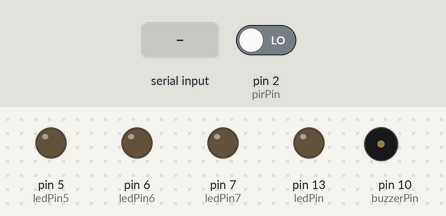
This sketch was run on a simulated Arduino Uno, built with avr-gcc and run on an emulated ATmega328P. On the bench: output pins drawn as LEDs (lit = HIGH), buzzer (waves = sounding, pin HIGH). The test bench sets the inputs (shaded band); at power-on: pin 2 (pirPin) LOW. What the sketch prints to the serial monitor is not drawn.

Above: at 17.2 s.
17.3 s: pin 2 (pirPin) driven HIGH
At 18.5 s:
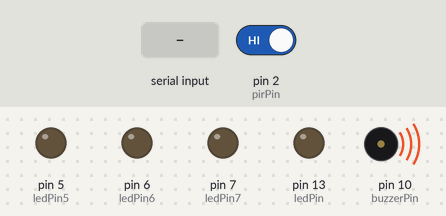
18.8 s: "a" received over Serial
At 19.7 s:
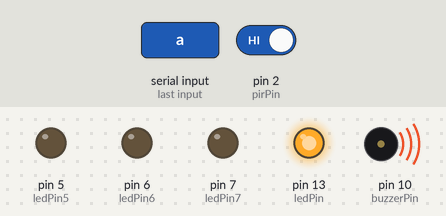
20.3 s: "e" received over Serial
At 20.9 s:
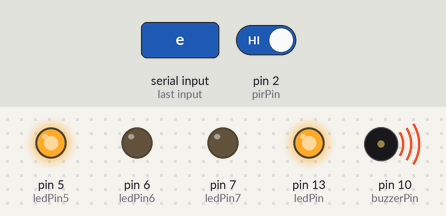
21.8 s: "b" received over Serial
At 23.0 s:
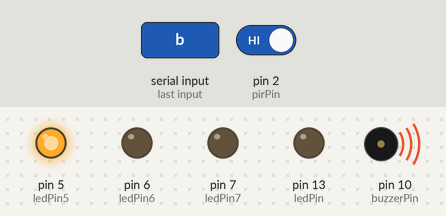
23.3 s: pin 2 (pirPin) driven LOW
At 24.3 s:
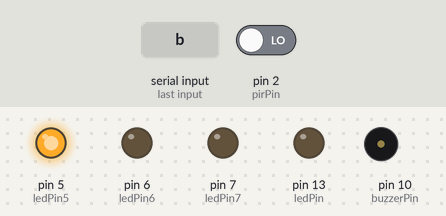
24.8 s: "c" received over Serial
At 25.5 s:
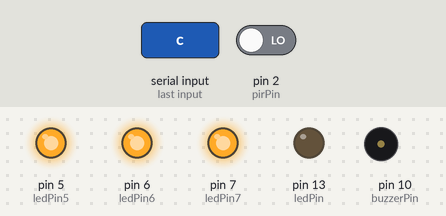
Timing chart, 0 to 27.3 s (numbered marks = the images above; inputs shaded):
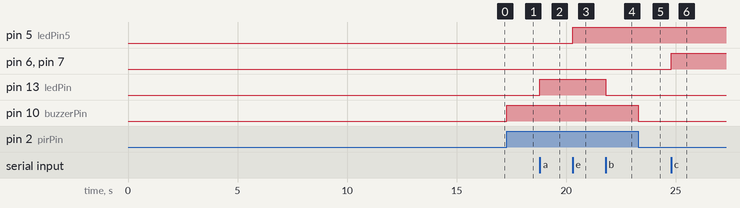

The sketch:

Sensor_de_movimiento_y_zumbador.ino
```cpp
int ct=15;
int pirPin=2;
int ledPin=13; //ALARMA
int ledPin7=7;  //COCINA
int ledPin6=6;  //SALA
int ledPin5=5;  //CAMARA
int buzzerPin=10;

void setup() {
  Serial.begin(9600);
  pinMode(pirPin,INPUT);
  pinMode(ledPin,OUTPUT);
   pinMode(ledPin5,OUTPUT);
   pinMode(ledPin7,OUTPUT);
  pinMode(ledPin6,OUTPUT);
    digitalWrite(ledPin5,LOW);
    digitalWrite(ledPin7,LOW);
  digitalWrite(ledPin6,LOW);
  pinMode(buzzerPin,OUTPUT);
  digitalWrite(pirPin,LOW);
   digitalWrite(buzzerPin,LOW);
     for(int i=0; i<=ct; i++){
    Serial.print(((i*100)/ct));
    Serial.print("%");
    delay(1000);
   }
    Serial.println("Calibracion Completada Satisfactoriamente.");
    Serial.println("** SENSOR ACTIVO **");
    delay(50);
}

void loop() {
  long x = Serial.read();
  if(digitalRead(pirPin) == HIGH)
     {
       digitalWrite(buzzerPin, HIGH);
       if(x=='a'){
       digitalWrite(ledPin, HIGH);
       Serial.println("** MOVIMIENTO DETECTADO **");
       Serial.println("------------------------");
       delay(1000);
       }
   }
   else
     {

       digitalWrite(buzzerPin, LOW);
     }
    if (x=='b'){
  digitalWrite(ledPin, LOW);
}
     if (x=='e')//CAMARA
{
  digitalWrite(ledPin5, HIGH);
}
if (x=='f')//FUERA CAMARA
{
  digitalWrite(ledPin5, LOW);
}
 if (x=='c')//PRENDE LUCES
{
  digitalWrite(ledPin7, HIGH);
   digitalWrite(ledPin6, HIGH);
}
if (x=='d')//FUERA LUCES
{
  digitalWrite(ledPin7, LOW);
  digitalWrite(ledPin6, LOW);
}
if (x=='g')//PRENDE COCINA
{
  digitalWrite(ledPin7, HIGH);
}
if (x=='h')//FUERA COCINA
{
  digitalWrite(ledPin7, LOW);
}
if (x=='i')//PRENDE SALA
{
  digitalWrite(ledPin6, HIGH);
}
if (x=='j')//FUERA SALA
{
  digitalWrite(ledPin6, LOW);
}
}
```

Measured:
- after the input at 17.3 s, pin 10 (buzzerPin): LOW → HIGH at once
- after the input at 18.8 s, pin 13 (ledPin): LOW → HIGH at once
- after the input at 20.3 s, pin 5 (ledPin5): LOW → HIGH at once
- after the input at 21.8 s, pin 13 (ledPin): HIGH → LOW at once
- after the input at 23.3 s, pin 10 (buzzerPin): HIGH → LOW at once
- after the input at 24.8 s, pin 6 (ledPin6), pin 7 (ledPin7): LOW → HIGH at once
